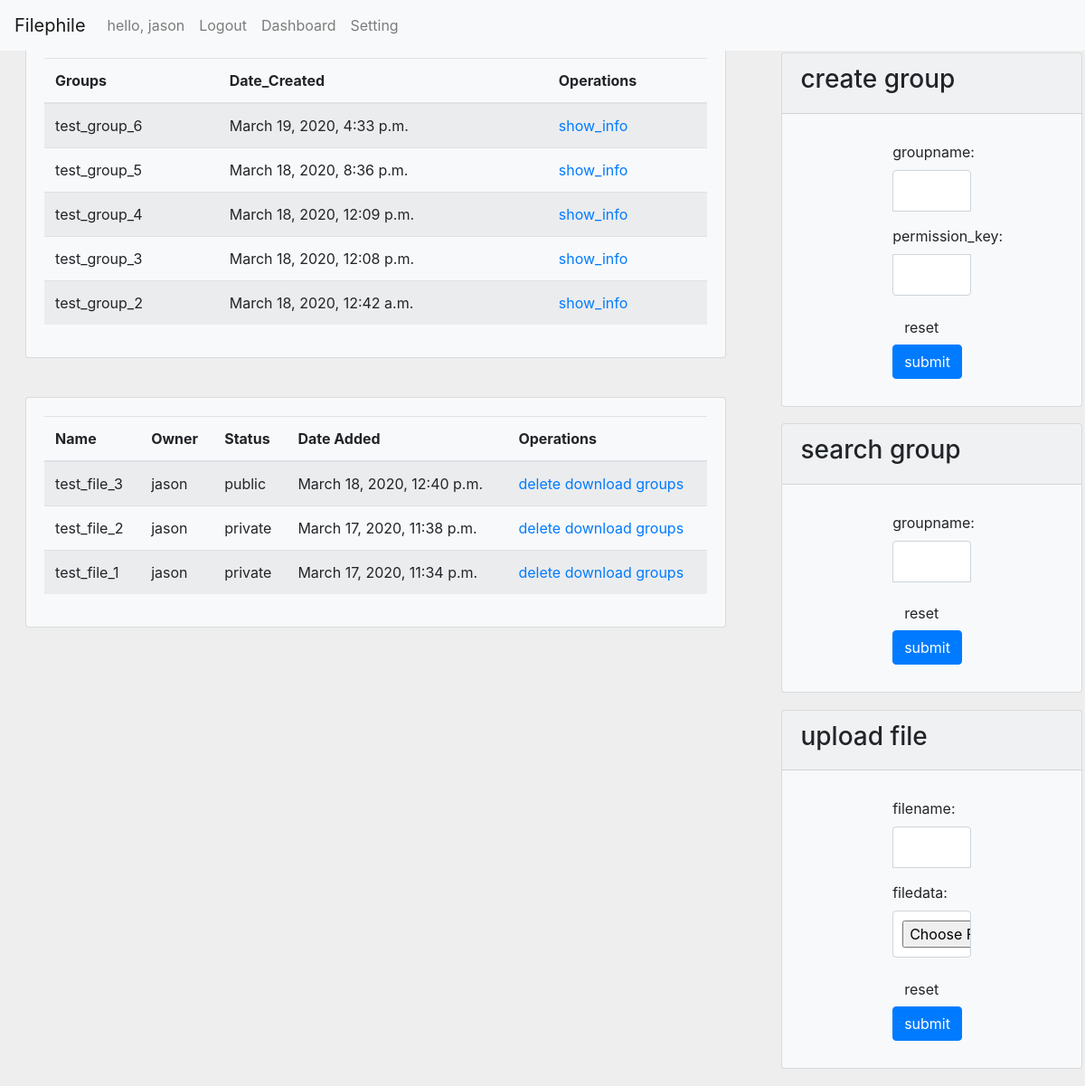
The app's page /dashboard/ (signed in), older data.
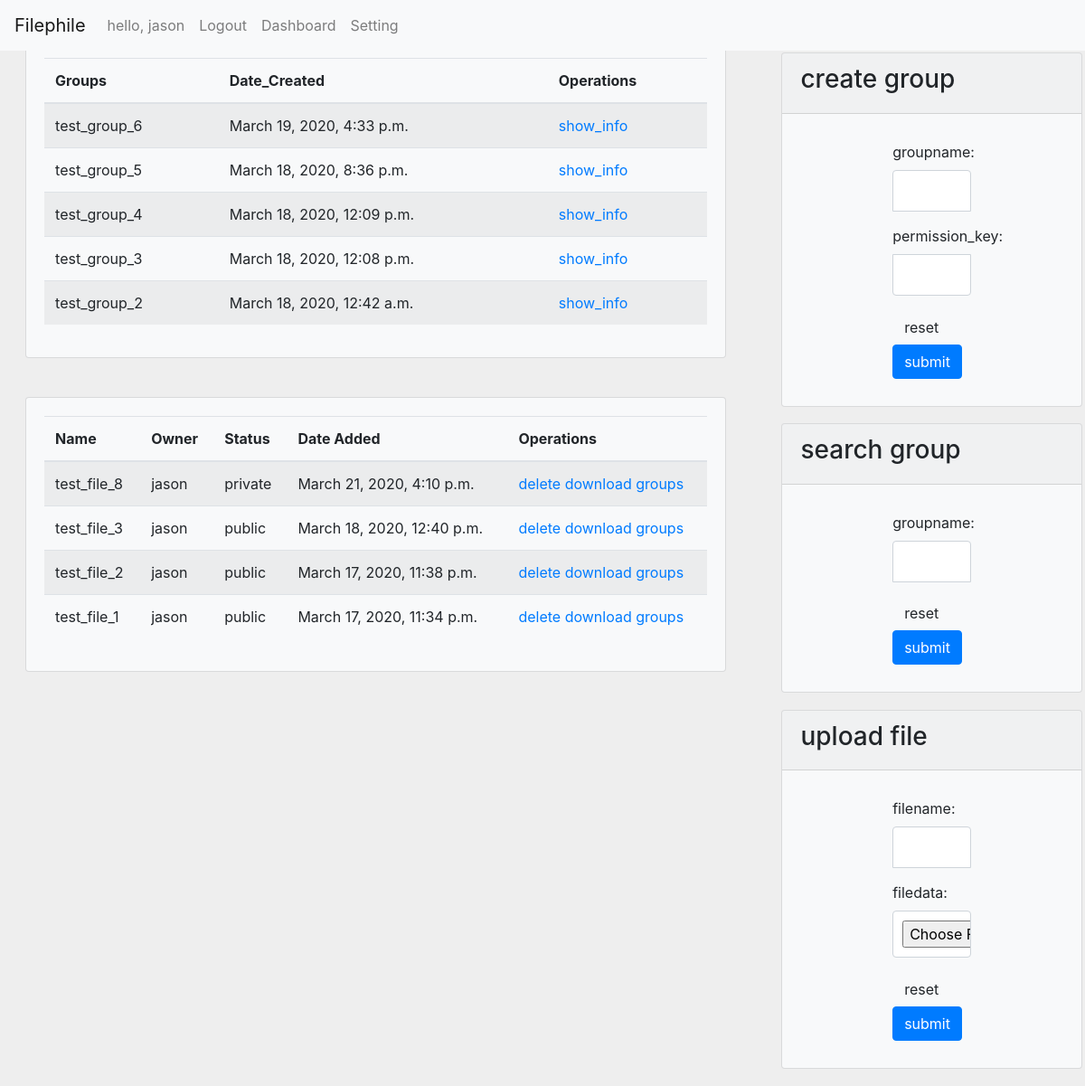
The same page, newer data.
### Filephile/models.py (models this page shows)
class User(models.Model):
    name = models.CharField(max_length=128,unique=True)
    password = models.CharField(max_length=256)
    email = models.EmailField(unique=True)
    c_time = models.DateTimeField(auto_now_add=True)
    groups = models.ManyToManyField(Group, blank=True)

class Group(models.Model):
    name = models.CharField(max_length=40, null=True,default="null")
    permission_key = models.CharField(max_length=256, blank=True, null=True)
    Date_Created = models.DateTimeField(auto_now_add=True)

class File(models.Model):
    name = models.CharField(max_length=40)
    data = models.FileField(upload_to='Filephile/static/files')
    Date_Added = models.DateTimeField(auto_now_add=True)
    owner = models.ForeignKey(User, on_delete=models.SET_NULL, blank=True, null=True)
    private = models.BooleanField(default=True)
    groups = models.ManyToManyField(Group, blank=True)

### Filephile/views.py (the view)
# urls.py: path('dashboard/', views.dashboard, name='dashboard'),
def dashboard(request):
    if not request.session.get('is_login',None):
        return redirect('/')
    user = models.User.objects.get(name=request.session['user_name'])
    groups = user.groups.all()
    files = user.file_set.all()
    upload_form = UploadFileForm()
    create_group_form = CreateGroupForm()
    search_group_form = SearchGroupForm()
    return render(request, "Filephile/dashboard.html", locals())

### Filephile/forms.py
class UploadFileForm(forms.Form):
    filename = forms.CharField(label="filename", max_length=50, widget=forms.TextInput(attrs={'class': 'form-control'}))
    filedata = forms.FileField(label="filedata", widget=forms.FileInput(attrs={'class': 'form-control'}))

class CreateGroupForm(forms.Form):
    groupname = forms.CharField(label="groupname", max_length=50, widget=forms.TextInput(attrs={'class': 'form-control'}))
    permission_key = forms.CharField(label="permission_key", max_length=50, widget=forms.PasswordInput(attrs={'class': 'form-control'}))

### Filephile/templates/Filephile/dashboard.html (shortened to what this page needs)
{% extends 'Filephile/base.html' %}
{% load static %}
{% block css %}
  <link rel="stylesheet" href="{% static 'CSS/dashboard.css' %}">
{% endblock %}
{% block content %}
  <div class="row">
    <div class="column1">
      <div class="card bg-light" style="margin:5% 5%">
        <div class="card-body">
          <div class="table-responsive">
            <table class="table table-striped">
              <thead>
                <tr>
                  <th>Groups</th>
                  <th>Date_Created</th>
                  <th>Operations</th>
                </tr>
              </thead>
              <tbody>
                {% for group in groups reversed %}
                  <tr>
                    <td>{{ group.name }}</td>
                    <td>{{ group.Date_Created }}</td>
                    <td>
                      <a href="{% url 'Filephile:group_info' group.id %}">show_info</a>
                    </td>
                  </tr>
                {% endfor %}
              </tbody>
            </table>
          </div>
        </div>
      </div>
      <div class="card bg-light" style="margin:5% 5%">
        <div class="card-body">
          <div class="table-responsive">
            <table class="table table-striped">
              <thead>
                <tr>
                  <th>Name</th>
                  <th>Owner</th>
                  <th>Status</th>
                  <th>Date Added</th>
                  <th>Operations</th>
                </tr>
              </thead>
              <tbody>
                {% for file in files reversed %}
                  <tr>
                    <td>{{ file.name }}</td>
                    <td>{{ file.owner.name }}</td>
                    {% if file.private %}
                      <td>private</td>
                    {% else %}
                      <td>public</td>
                    {% endif %}
                    <td>{{ file.Date_Added }}</td>
                    <td>
                      <a href="{% url 'Filephile:delete' file.id %}">delete</a>
                      <a href="{% url 'Filephile:download' file.data.url %}">download</a>
                      <a href="{% url 'Filephile:groups' file.id %}">groups</a>
                    </td>
                  </tr>
                {% endfor %}
              </tbody>
            </table>
          </div>
        </div>
      </div>
    </div>
    <div class="column2">
      <div class="card bg-light" style="margin:5% 5%">
        <div class="card-header">
          <h3>create group</h3>
        </div>
        <div class="card-body">
          <div class="container">
            <div class="col-md-4">
              <form class='form-dashboard' action="{% url 'Filephile:create_group' %}" method="post">
                <div class="form-group">
                  {{ create_group_form.groupname.label_tag }}
                  {{ create_group_form.groupname}}
                </div>
                <div class="form-group">
                  {{ create_group_form.permission_key.label_tag }}
                  {{ create_group_form.permission_key}}
                </div>
                <button type="reset" class="btn btn-default pull-left">reset</button>
                <button type="submit" class="btn btn-primary pull-left">submit</button>
              </form>
            </div>
          </div>
        </div>
      </div>
      <div class="card bg-light" style="margin:5% 5%">
        <div class="card-header">
          <h3>search group</h3>
        </div>
        <div class="card-body">
          <div class="container">
            <div class="col-md-4">
              <form class='form-dashboard' action="{% url 'Filephile:search_group' %}" method="post">
                <div class="form-group">
                  {{ search_group_form.groupname.label_tag }}
                  {{ search_group_form.groupname }}
                </div>
                <button type="reset" class="btn btn-default pull-left">reset</button>
                <button type="submit" class="btn btn-primary pull-left">submit</button>
              </form>
            </div>
          </div>
        </div>
      </div>
      <div class="card bg-light" style="margin:5% 5%">
        <div class="card-header">
          <h3>upload file</h3>
        </div>
        <div class="card-body">
          <div class="container">
            <div class="col-md-4">
              <form class='form-dashboard' action="{% url 'Filephile:upload' %}" method="post" enctype="multipart/form-data">
                <div class="form-group">
                  {{ upload_form.filename.label_tag }}
                  {{ upload_form.filename}}
                </div>
                <div class="form-group">
                  {{ upload_form.filedata.label_tag }}
                  {{ upload_form.filedata}}
                </div>
                <button type="reset" class="btn btn-default pull-left">reset</button>
                <button type="submit" class="btn btn-primary pull-left">submit</button>
              </form>
            </div>
          </div>
        </div>
      </div>
    </div>
  </div>
{% endblock %}

### Filephile/templates/Filephile/base.html (shortened to what this page needs)
{% load static %}
<!DOCTYPE html>
<html lang="en">
  <head>
    <link href="{% static 'bootstrap-4.4.1-dist/css/bootstrap.min.css' %}" rel="stylesheet">
    {% block css %}{% endblock %}
  </head>
  <body>
    <nav class="navbar fixed-top navbar-expand-lg navbar-light bg-light">
      <a class="navbar-brand" href="{% url 'Filephile:index' %}">Filephile</a>
      <div class="collapse navbar-collapse" id="navbarNavAltMarkup">
        <div class="navbar-nav">
          {% if request.session.is_login %}
            <a class="nav-item nav-link" href="{% url 'Filephile:index' %}">hello, {{ request.session.user_name }}</a>
            <a class="nav-item nav-link" href="{% url 'Filephile:logout' %}">Logout</a>
            <a class="nav-item nav-link" href="{% url 'Filephile:dashboard' %}">Dashboard</a>
            <a class="nav-item nav-link" href="{% url 'Filephile:setting' request.session.user_id %}">Setting</a>
          {% else %}
            <a class="nav-item nav-link" href="{% url 'Filephile:register' %}">Register</a>
            <a class="nav-item nav-link" href="{% url 'Filephile:login' %}">Login</a>
          {% endif %}
        </div>
      </div>
    </nav>
    {% block content %}{% endblock %}
  </body>
</html>

### Filephile/static/CSS/dashboard.css (style rules this page uses)
body { background-color: #eee; }
.column1 { float: left; width: 70%; }
.column2 { float: right; width: 30%; margin-top:40px; }
.row:after { content: ""; display: table; clear: both; }
.col-md-4 { margin: auto; padding: 10px 0; }
.form-dashboard { max-width: 330px; padding: 0px; margin: 0 auto; }
.form-dashboard .form-control { position: relative; height: auto; -webkit-box-sizing: border-box; -moz-box-sizing: border-box; box-sizing: border-box; padding: 10px; font-size: 16px; }
.form-dashboard input[type="text"] { margin-bottom: -1px; border-bottom-right-radius: 0; border-bottom-left-radius: 0; }
.form-dashboard input[type="password"] { margin-bottom: 10px; border-top-left-radius: 0; border-top-right-radius: 0; }

Row changes from the older to the newer data that the page shows:
added File: name "test_file_8", owner.name "jason", private "private", Date_Added "March 21, 2020, 4:10 p.m."
changed File "test_file_2": private "private" → "public"
changed File "test_file_1": private "private" → "public"
